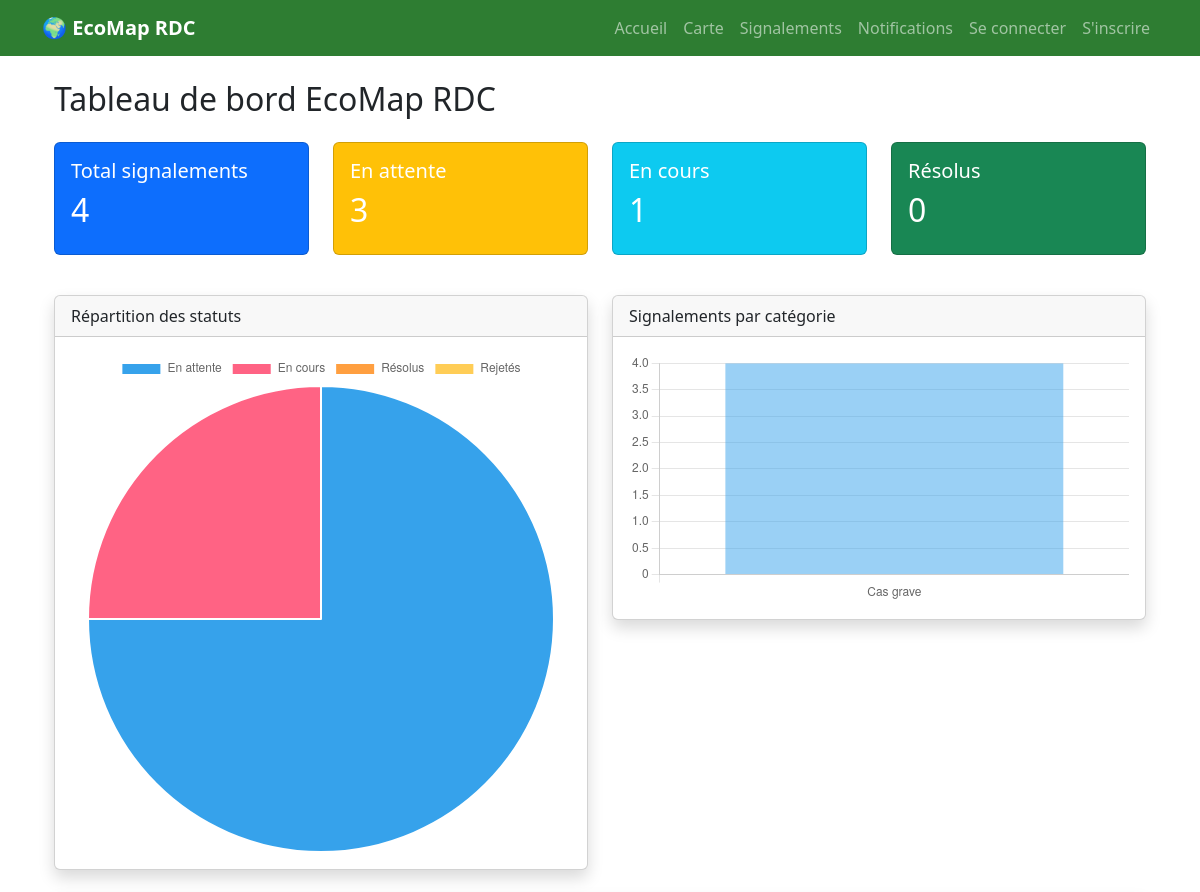
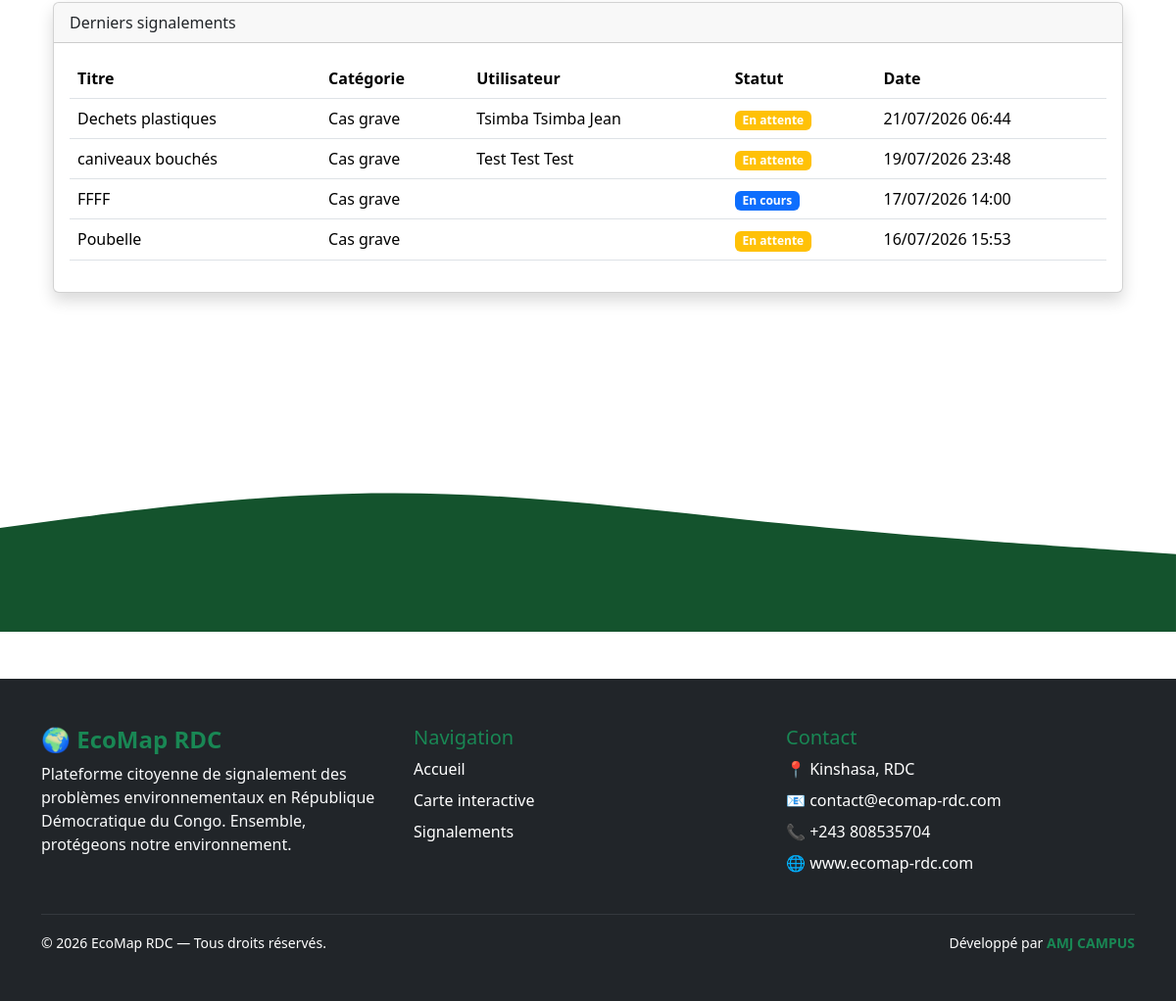
Page /dashboard/ on the earlier database version (2 pictures, top to bottom).
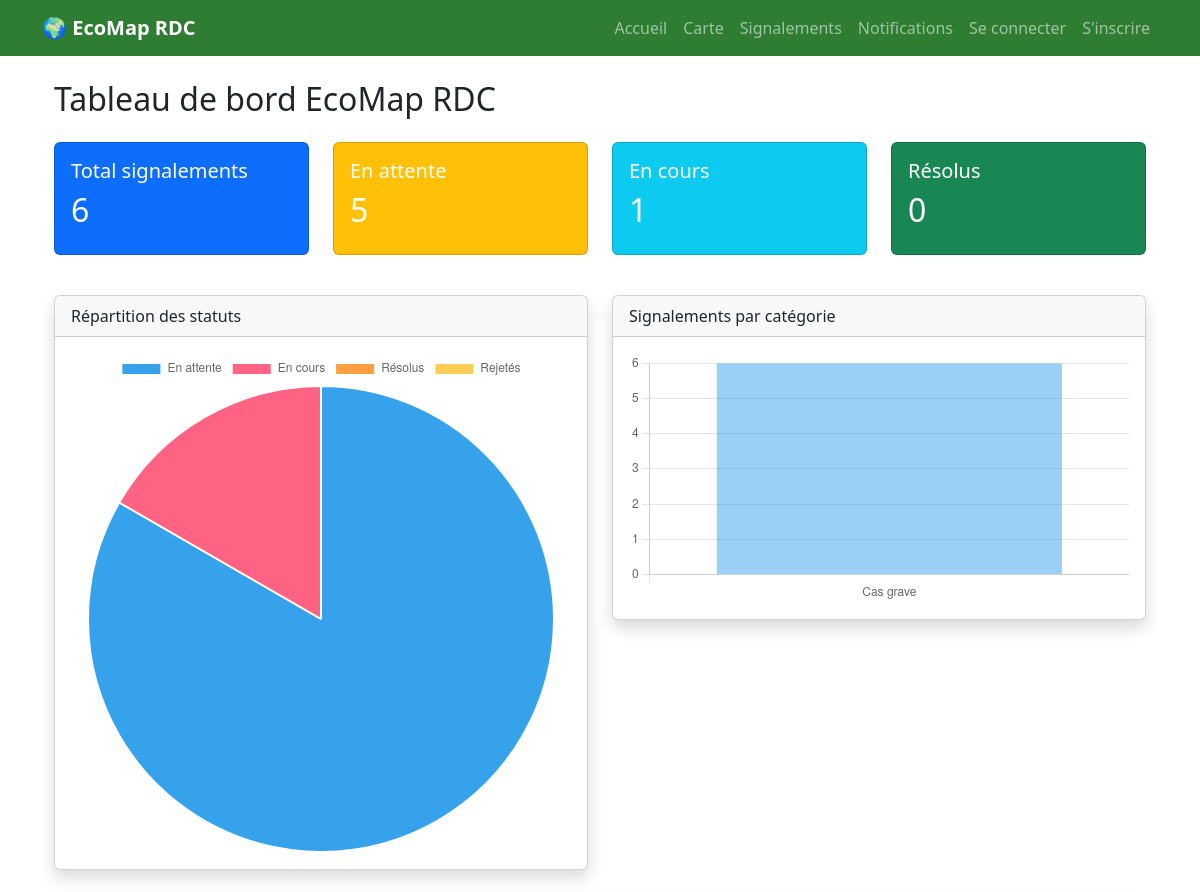
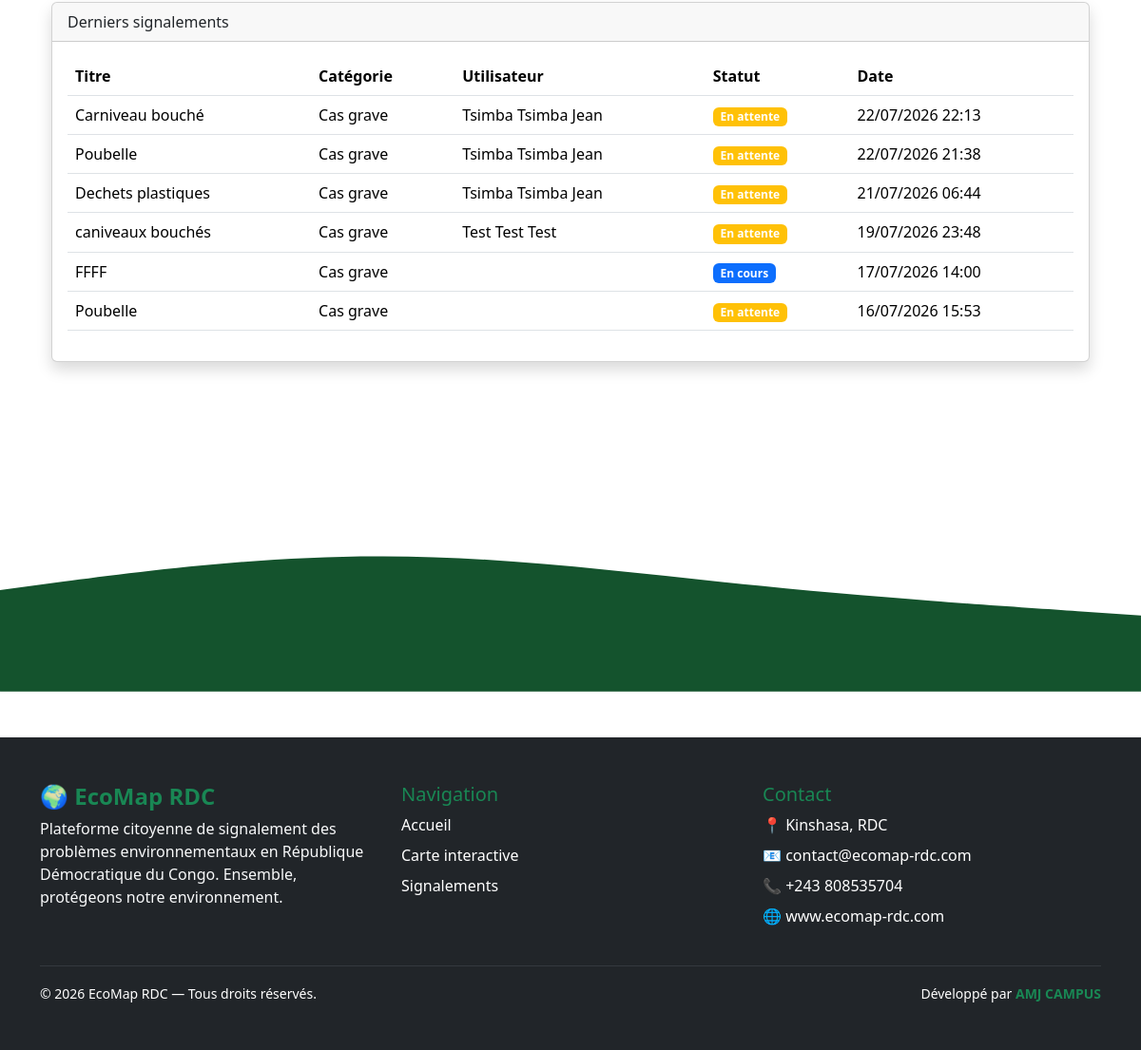
Same page on the later database version (2 pictures, top to bottom).
### signalements/models.py (models this page shows, shortened)
class Signalement(models.Model):
    class Statut(models.TextChoices):
        EN_ATTENTE = "EN_ATTENTE", "En attente"
        EN_COURS = "EN_COURS", "En cours"
        RESOLU = "RESOLU", "Résolu"
        REJETE = "REJETE", "Rejeté"
    utilisateur = models.ForeignKey(
        settings.AUTH_USER_MODEL,
        on_delete=models.CASCADE,
        related_name="signalements"
    )
    categorie = models.ForeignKey(
        CategorieSignalement,
        on_delete=models.PROTECT,
        related_name="signalements"
    )
    lieu = models.ForeignKey(
        Lieu,
        on_delete=models.PROTECT,
        related_name="signalements"
    )
    titre = models.CharField(max_length=200)
    description = models.TextField()
    latitude = models.DecimalField(
        max_digits=9,
        decimal_places=6,
        null=True,
        blank=True
    )
    longitude = models.DecimalField(
        max_digits=9,
        decimal_places=6,
        null=True,
        blank=True
    )
    statut = models.CharField(
        max_length=20,
        choices=Statut.choices,
        default=Statut.EN_ATTENTE
    )
    date_signalement = models.DateTimeField(auto_now_add=True)
    date_modification = models.DateTimeField(auto_now=True)
    class Meta:
        verbose_name = "Signalement"
        verbose_name_plural = "Signalements"
        ordering = ["-date_signalement"]

class CategorieSignalement(models.Model):
    nom = models.CharField(max_length=100, unique=True)
    description = models.TextField(blank=True)
    class Meta:
        verbose_name = "Catégorie de signalement"
        verbose_name_plural = "Catégories de signalement"
        ordering = ["nom"]

### accounts/models.py (models this page shows)
class Utilisateur(AbstractUser):
    nom = models.CharField(max_length=100)
    postnom = models.CharField(max_length=100)
    prenom = models.CharField(max_length=100)
    telephone = models.CharField(
        max_length=20,
        unique=True
    )
    sexe = models.CharField(
        max_length=1,
        choices=[
            ('M', 'Masculin'),
            ('F', 'Féminin'),
        ]
    )
    photo = models.ImageField(
        upload_to="utilisateurs/",
        blank=True,
        null=True
    )
    role = models.ForeignKey(
        Role,
        on_delete=models.SET_NULL,
        null=True,
        blank=True
    )
    date_creation = models.DateTimeField(auto_now_add=True)
    def __str__(self):
        return f"{self.nom} {self.postnom} {self.prenom}"

### dashboard/views.py (the view)
def dashboard(request):
    total_signalements = Signalement.objects.count()
    en_attente = Signalement.objects.filter(
        statut=Signalement.Statut.EN_ATTENTE
    ).count()
    en_cours = Signalement.objects.filter(
        statut=Signalement.Statut.EN_COURS
    ).count()
    resolus = Signalement.objects.filter(
        statut=Signalement.Statut.RESOLU
    ).count()
    rejetes = Signalement.objects.filter(
        statut=Signalement.Statut.REJETE
    ).count()
    total_affectations = Affectation.objects.count()
    categories = CategorieSignalement.objects.annotate(
        total=Count("signalements")
    ).order_by("-total")
    communes = Commune.objects.annotate(
        total=Count(
            "quartiers__avenues__lieux__signalements"
        )
    ).order_by("-total")
    derniers_signalements = Signalement.objects.select_related(
        "categorie",
        "utilisateur",
        "lieu"
    ).order_by("-date_signalement")[:10]
    return render(
        request,
        "dashboard/index.html",
        {
            "total_signalements": total_signalements,
            "en_attente": en_attente,
            "en_cours": en_cours,
            "resolus": resolus,
            "rejetes": rejetes,
            "total_affectations": total_affectations,
            "categories": categories,
            "communes": communes,
            "derniers_signalements": derniers_signalements,
        }
    )

### dashboard/templates/dashboard/index.html (shortened to what this page needs)
{% extends "base.html" %}
{% block content %}
<div class="container mt-4">
<h2 class="mb-4">
Tableau de bord EcoMap RDC
</h2>
<div class="row">
<div class="col-md-3">
<div class="card text-white bg-primary mb-3">
<div class="card-body">
<h5>Total signalements</h5>
<h2>{{ total_signalements }}</h2>
</div>
</div>
</div>
<div class="col-md-3">
<div class="card text-white bg-warning mb-3">
<div class="card-body">
<h5>En attente</h5>
<h2>{{ en_attente }}</h2>
</div>
</div>
</div>
<div class="col-md-3">
<div class="card text-white bg-info mb-3">
<div class="card-body">
<h5>En cours</h5>
<h2>{{ en_cours }}</h2>
</div>
</div>
</div>
<div class="col-md-3">
<div class="card text-white bg-success mb-3">
<div class="card-body">
<h5>Résolus</h5>
<h2>{{ resolus }}</h2>
</div>
</div>
</div>
</div>
<div class="row mt-4">
<div class="col-md-6">
<div class="card shadow">
<div class="card-header">
Répartition des statuts
</div>
<div class="card-body">
<canvas id="statutChart"></canvas>
</div>
</div>
</div>
<div class="col-md-6">
<div class="card shadow">
<div class="card-header">
Signalements par catégorie
</div>
<div class="card-body">
<canvas id="categorieChart"></canvas>
</div>
</div>
</div>
</div>
<div class="card shadow mt-4">
<div class="card-header">
Derniers signalements
</div>
<div class="card-body">
<table class="table table-hover">
<thead>
<tr>
<th>Titre</th>
<th>Catégorie</th>
<th>Utilisateur</th>
<th>Statut</th>
<th>Date</th>
</tr>
</thead>
<tbody>
{% for signalement in derniers_signalements %}
<tr>
<td>{{ signalement.titre }}</td>
<td>{{ signalement.categorie.nom }}</td>
<td>{{ signalement.utilisateur }}</td>
<td>
<span class="badge
{% if signalement.statut == 'EN_ATTENTE' %}
bg-warning
{% elif signalement.statut == 'EN_COURS' %}
bg-primary
{% elif signalement.statut == 'RESOLU' %}
bg-success
{% else %}
bg-danger
{% endif %}
">
{{ signalement.get_statut_display }}
</span>
</td>
<td>
{{ signalement.date_signalement|date:"d/m/Y H:i" }}
</td>
</tr>
{% empty %}
<tr>
<td colspan="5">
Aucun signalement.
</td>
</tr>
{% endfor %}
</tbody>
</table>
</div>
</div>
</div>
<script>
new Chart(
document.getElementById("statutChart"),
{
type:"pie",
data:{
labels:[
"En attente",
"En cours",
"Résolus",
"Rejetés"
],
datasets:[{
data:[
{{ en_attente }},
{{ en_cours }},
{{ resolus }},
{{ rejetes }}
]
}]
}
}
);
new Chart(
document.getElementById("categorieChart"),
{
type:"bar",
data:{
labels:[
{% for categorie in categories %}
"{{ categorie.nom }}",
{% endfor %}
],
datasets:[{
label:"Signalements",
data:[
{% for categorie in categories %}
{{ categorie.total }},
{% endfor %}
]
}]
},
options:{
responsive:true,
plugins:{
legend:{
display:false
}
}
}
}
);
</script>
{% endblock %}

### templates/base.html (shortened to what this page needs)
<!DOCTYPE html>
<html lang="fr">
<head>
    <link href="https://cdn.jsdelivr.net/npm/bootstrap@5.3.3/dist/css/bootstrap.min.css" rel="stylesheet">
    <link rel="stylesheet"
href="https://cdn.jsdelivr.net/npm/bootstrap-icons@1.11.3/font/bootstrap-icons.min.css">
</head>
<body>
<nav class="navbar navbar-expand-lg navbar-dark" style="background:#2E7D32;">
    <div class="container">
        <a class="navbar-brand fw-bold" href="/">
            🌍 EcoMap RDC
        </a>
        <div class="collapse navbar-collapse" id="menu">
            <ul class="navbar-nav ms-auto">
                <li class="nav-item">
                    <a class="nav-link" href="/">Accueil</a>
                </li>
                <li class="nav-item">
                    <a class="nav-link" href="{% url 'carte' %}">
                        Carte
                    </a>
                </li>
                <li class="nav-item">
                    <a class="nav-link" href="{% url 'liste_signalements' %}">
                        Signalements
                    </a>
                </li>
                <li class="nav-item">
                    <a class="nav-link" href="{% url 'liste_notifications' %}">
                        Notifications
                    </a>
                </li>
                {% if user.is_authenticated %}
                    <li class="nav-item">
                        <a class="nav-link" href="{% url 'profil' %}">
                            👤 Mon espace
                        </a>
                    </li>
                    <li class="nav-item">
                        <a class="nav-link text-warning" href="{% url 'logout' %}">
                            🚪 Déconnexion
                        </a>
                    </li>
                {% else %}
                    <li class="nav-item">
                        <a class="nav-link" href="{% url 'login' %}">
                            Se connecter
                        </a>
                    </li>
                    <li class="nav-item">
                        <a class="nav-link" href="{% url 'register' %}">
                            S'inscrire
                        </a>
                    </li>
                {% endif %}
            </ul>
        </div>
    </div>
</nav>
<div class="container mt-4">
{% block content %}
{% endblock %}
</div>
<div style="margin-top:80px;">
    <svg xmlns="http://www.w3.org/2000/svg"
         viewBox="0 0 1440 320">
        <path fill="#14532D"
              fill-opacity="1"
              d="M0,192L80,181.3C160,171,320,149,480,149.3C640,149,800,171,960,186.7C1120,203,1280,213,1360,218.7L1440,224L1440,320L1360,320C1280,320,1120,320,960,320C800,320,640,320,480,320C320,320,160,320,80,320L0,320Z">
        </path>
    </svg>
</div>
<footer class="bg-dark text-white mt-5">
    <div class="container py-5">
        <div class="row">
            <div class="col-md-4 mb-4">
                <h4 class="text-success fw-bold">
                    🌍 EcoMap RDC
                </h4>
                <p class="text-light">
                    Plateforme citoyenne de signalement des problèmes
                    environnementaux en République Démocratique du Congo.
                    Ensemble, protégeons notre environnement.
                </p>
            </div>
            <div class="col-md-4 mb-4">
                <h5 class="text-success">
                    Navigation
                </h5>
                <ul class="list-unstyled">
                    <li class="mb-2">
                        <a href="{% url 'accueil' %}" class="text-white text-decoration-none">
                            Accueil
                        </a>
                    </li>
                    <li class="mb-2">
                        <a href="{% url 'carte' %}" class="text-white text-decoration-none">
                            Carte interactive
                        </a>
                    </li>
                    <li class="mb-2">
                        <a href="{% url 'liste_signalements' %}" class="text-white text-decoration-none">
                            Signalements
                        </a>
                    </li>
                </ul>
            </div>
            <div class="col-md-4 mb-4">
                <h5 class="text-success">
                    Contact
                </h5>
                <p class="mb-2">
                    📍 Kinshasa, RDC
                </p>
                <p class="mb-2">
                    📧 contact@ecomap-rdc.com
                </p>
                <p class="mb-2">
                    📞 +243 808535704
                </p>
                <p class="mb-0">
                    🌐 www.ecomap-rdc.com
                </p>
            </div>
        </div>
        <hr class="border-secondary">
        <div class="row align-items-center">
            <div class="col-md-6">
                <small>
                    © 2026 EcoMap RDC — Tous droits réservés.
                </small>
            </div>
            <div class="col-md-6 text-md-end">
                <small>
                    Développé par
                    <strong class="text-success">
                        AMJ CAMPUS
                    </strong>
                </small>
            </div>
        </div>
    </div>
</footer>
</body>
</html>

Differences in the rows shown:
added Signalement: titre "Carniveau bouché", categorie.nom "Cas grave", utilisateur "Tsimba Tsimba Jean", statut "En attente", date_signalement "22/07/2026 22:13"
added Signalement: titre "Poubelle", categorie.nom "Cas grave", utilisateur "Tsimba Tsimba Jean", statut "En attente", date_signalement "22/07/2026 21:38"
Other differences:
{{ total_signalements }}: "4" → "6"
{{ en_attente }}: "3" → "5"
chart data {{ en_attente }}: 3 → 5
chart data {{ categorie.total }}: 4 → 6
